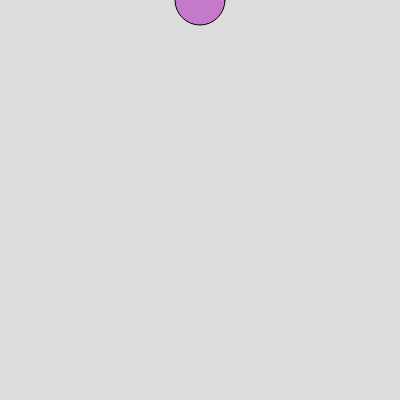
Frame 1 (no input)
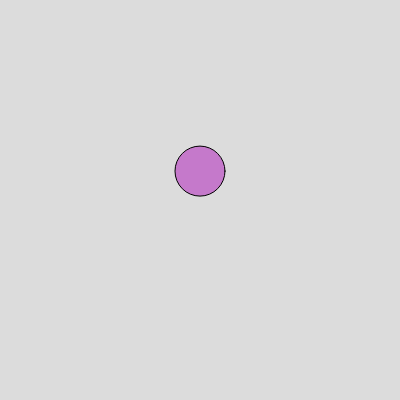
Frame 60 (no input)
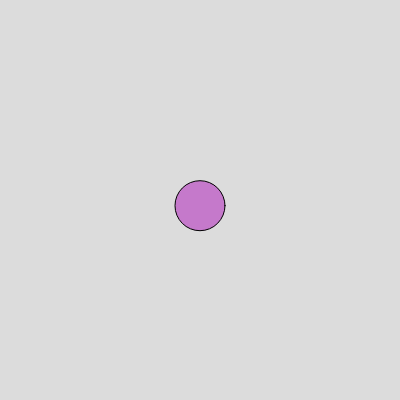
Frame 120 (the mouse pressed at the canvas centre since frame 60)

The p5.js sketch that drew these frames (run headless with seeded random() and noise() and a simulated clock; from frame 60 on, the mouse is pressed at the canvas centre):

// p5.js sketch
// ── sketch.js
function setup() {
  createCanvas(400, 400)
  ballArray = []
  ballArray[0] = new GravityBall(200,0,50)
  
}

function draw() {
  background(220)
  for (index=0;index<ballArray.length;index++){
    ballArray[index].display()
    ballArray[index].update()
  }
}

class GravityBall {
  constructor(x, y, diameter) {
    this.x = x  
    this.y = y  
    this.width = diameter  
    this.r = random(0, 256)
    this.g = random(0, 256)
    this.b = random(0, 256)
    this.speed = 0 
  }

  display() {
    // Display the ball
    fill(this.r, this.g, this.b, 150)
    ellipse(this.x, this.y, this.width, this.width)
  }

  update() {
    // Move GravityBall down based on speed
    this.y = this.y + this.speed

    // Increase speed slightly (gravity)
    this.speed = this.speed + 0.1

    // When ball reaches the bottom, reverse speed
    if (this.y > height) {
      this.y = height
      this.speed = this.speed * -0.90
    }
  }
}
function mouseClicked(){
  append(ballArray,new GravityBall(mouseX,mouseY,50))
}
